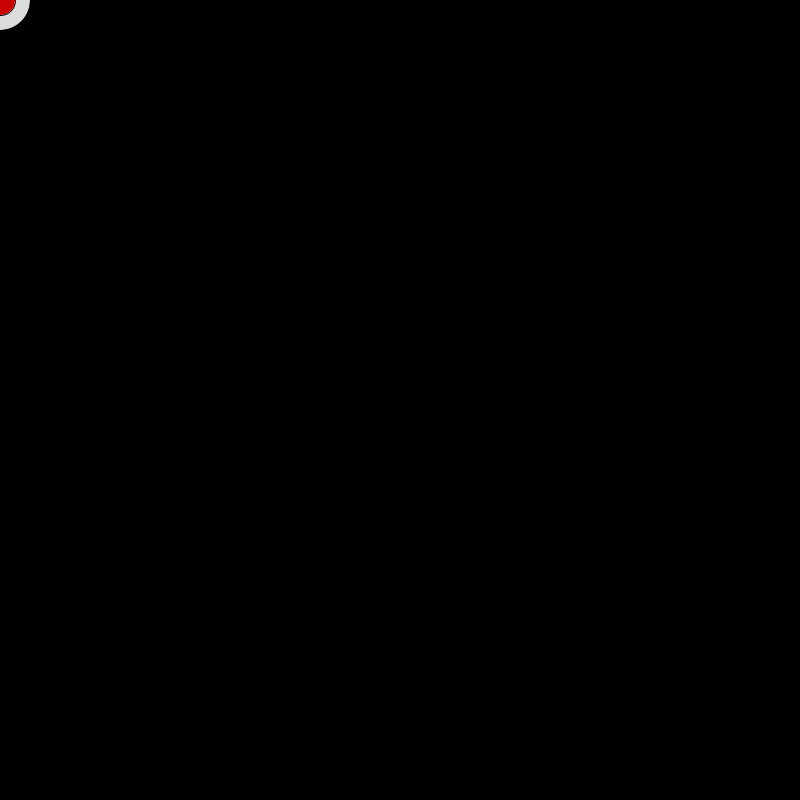
Frame 1 (no input)
Frame 60 (the mouse pressed at the canvas centre just before this capture): identical to frame 1, image omitted
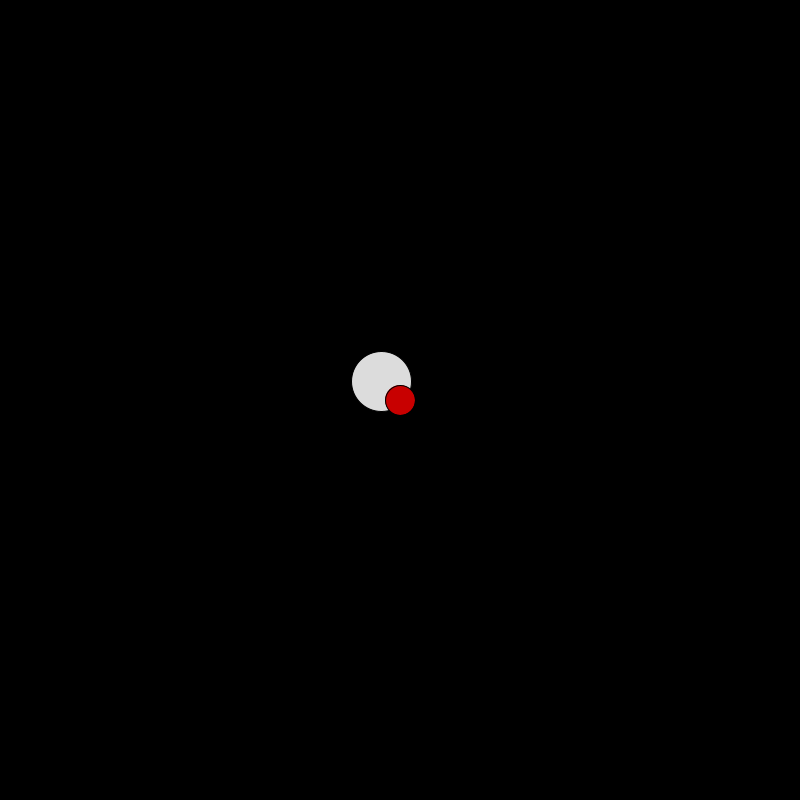
Frame 120 (the mouse held since frame 60 and released just before this capture)

The Processing sketch that drew these frames (run headless with seeded random() and noise(); from frame 60 on, the mouse is pressed at the canvas centre):

// Processing sketch: bolita_blanca_perseguidora
// ── bolita_blanca_perseguidora.pde
float x,y;
float easing=0.05;
float diametro=60;

void setup()
{
size(800,800);
}
void draw()
{
  background(0);
  float targetx=mouseX;
  float targety=mouseY;
  x+=(targetx-x)*easing;
  y+=(targety-y)*easing;
  fill(220);
  ellipse(x,y,diametro,diametro);
  
  fill(200,0,0);
  ellipse(mouseX,mouseY,diametro/2,diametro/2);
}
